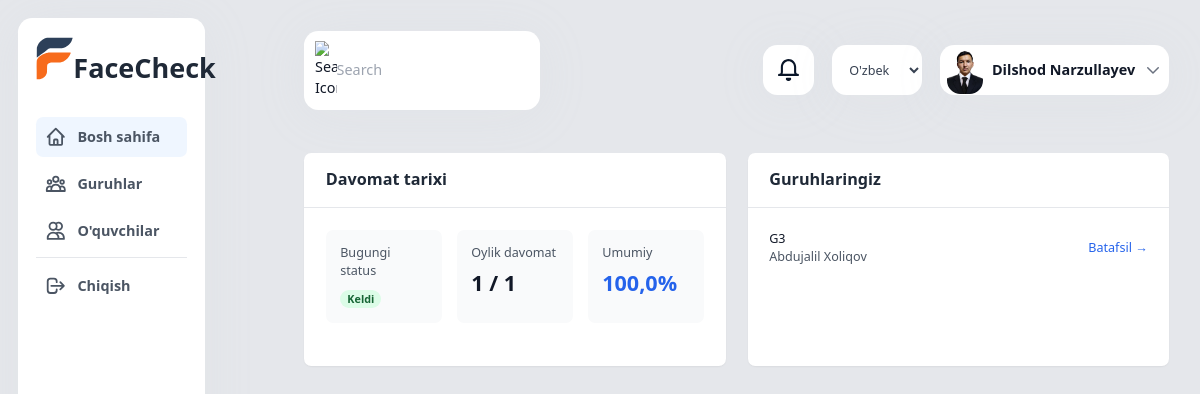
Screenshot of /uz/ (signed in) with the database file from the repository.
### app/models.py (models this page shows, shortened)
class CustomUser(AbstractUser):
    USER_TYPE_CHOICES = (
        ('super_admin', 'Super Admin'),
        ('management', 'Rahbariyat'),
        ('teacher', 'O\'qituvchi'),
        ('student', 'O\'quvchi'),
        ('parent', 'Ota-ona'),
    )
    user_type = models.CharField(max_length=20, choices=USER_TYPE_CHOICES)
    phone_number = models.CharField(max_length=15, blank=True)
    profile_image = models.ImageField(upload_to='profile_pictures/', null=False, blank=False)
    face_encoding = models.BinaryField(null=True, blank=True)
    class Meta:
        verbose_name = _('Foydalanuvchi')
        verbose_name_plural = _('Foydalanuvchilar')

class Attendance(models.Model):
    ATTENDANCE_STATUS = (
        ('present', 'Keldi'),
        ('absent', 'Kelmadi'),
        ('late', 'Kechikdi'),
        ('excused', 'Sababli'),
    )
    student = models.ForeignKey(Student, on_delete=models.CASCADE, related_name='attendances')
    group = models.ForeignKey(Group, on_delete=models.CASCADE, related_name='attendances')
    date = models.DateField(_('Sana'))
    time = models.TimeField(_('Vaqt'))
    status = models.CharField(max_length=10, choices=ATTENDANCE_STATUS)
    marked_by = models.ForeignKey(CustomUser, on_delete=models.SET_NULL, null=True)
    face_confidence = models.FloatField(_('Yuz aniqlash ishonchliligi'), null=True)
    note = models.TextField(_('Izoh'), blank=True)
    created_at = models.DateTimeField(auto_now_add=True)
    class Meta:
        verbose_name = _('Davomat')
        verbose_name_plural = _('Davomatlar')
        unique_together = ['student', 'group', 'date']

class Group(models.Model):
    name = models.CharField(_('Nomi'), max_length=100)
    department = models.ForeignKey(Department, on_delete=models.CASCADE, related_name='groups')
    teacher = models.ForeignKey(CustomUser, on_delete=models.SET_NULL, null=True, related_name='teaching_groups')
    start_date = models.DateField(_('Boshlanish sanasi'))
    end_date = models.DateField(_('Tugash sanasi'))
    active = models.BooleanField(_('Faol'), default=True)
    created_at = models.DateTimeField(auto_now_add=True)
    class Meta:
        verbose_name = _('Guruh')
        verbose_name_plural = _('Guruhlar')
        ordering = ['-created_at']

### app/views.py (the view)
# urls.py: path('', views.home, name='home'),
@login_required
def home(request):
    user = request.user
    context = {'title': 'Bosh sahifa'}
    if user.user_type == 'super_admin':
        context.update({
            'total_students': Student.objects.count(),
            'total_groups': Group.objects.count(),
            'total_departments': Department.objects.count(),
            'recent_attendance': Attendance.objects.select_related('student', 'group').order_by('-date', '-time')[:10]
        })
    elif user.user_type == 'management':
        context.update({
            'departments': Department.objects.annotate(student_count=Count('groups__students')),
            'attendance_stats': get_attendance_stats()
        })
    elif user.user_type == 'teacher':
        teacher_groups = Group.objects.filter(teacher=user)
        context.update({
            'groups': teacher_groups,
            'today_attendance': get_today_attendance(teacher_groups)
        })
    elif user.user_type == 'student':
        student = Student.objects.get(user=user)
        context.update({
            'student': student,
            'attendance_history': get_student_attendance(student)
        })
    elif user.user_type == 'parent':
        children = Student.objects.filter(parents=user)
        context.update({
            'children': children,
            'children_attendance': get_children_attendance(children)
        })
    return render(request, 'details/home.html', context)

### app/templates/details/home.html (shortened to what this page needs)
{% extends 'base.html' %}
{% load static %}
{% load i18n %}
{% load report_filters %}
{% block content %}
<div class="p-6">
    {% if user.user_type == 'super_admin' %}
    <div class="grid grid-cols-1 md:grid-cols-2 lg:grid-cols-3 gap-6 mb-6">
        <div class="bg-white rounded-lg p-6 shadow-sm hover:shadow-md transition-shadow">
            <div class="flex items-center">
                <div class="p-3 rounded-full bg-blue-100 text-blue-600">
                    <svg xmlns="http://www.w3.org/2000/svg" class="h-8 w-8" fill="none" viewBox="0 0 24 24" stroke="currentColor">
                        <path stroke-linecap="round" stroke-linejoin="round" stroke-width="2" d="M12 4.354a4 4 0 110 5.292M15 21H3v-1a6 6 0 0112 0v1zm0 0h6v-1a6 6 0 00-9-5.197M13 7a4 4 0 11-8 0 4 4 0 018 0z" />
                    </svg>
                </div>
                <div class="ml-4">
                    <h3 class="text-2xl font-semibold text-gray-800">{{ total_students }}</h3>
                    <p class="text-gray-600">{% trans "Jami talabalar" %}</p>
                </div>
            </div>
        </div>
        <div class="bg-white rounded-lg p-6 shadow-sm hover:shadow-md transition-shadow">
            <div class="flex items-center">
                <div class="p-3 rounded-full bg-green-100 text-green-600">
                    <svg xmlns="http://www.w3.org/2000/svg" class="h-8 w-8" fill="none" viewBox="0 0 24 24" stroke="currentColor">
                        <path stroke-linecap="round" stroke-linejoin="round" stroke-width="2" d="M17 20h5v-2a3 3 0 00-5.356-1.857M17 20H7m10 0v-2c0-.656-.126-1.283-.356-1.857M7 20H2v-2a3 3 0 015.356-1.857M7 20v-2c0-.656.126-1.283.356-1.857m0 0a5.002 5.002 0 019.288 0M15 7a3 3 0 11-6 0 3 3 0 016 0zm6 3a2 2 0 11-4 0 2 2 0 014 0zM7 10a2 2 0 11-4 0 2 2 0 014 0z" />
                    </svg>
                </div>
                <div class="ml-4">
                    <h3 class="text-2xl font-semibold text-gray-800">{{ total_groups }}</h3>
                    <p class="text-gray-600">{% trans "Guruhlar" %}</p>
                </div>
            </div>
        </div>
        <div class="bg-white rounded-lg p-6 shadow-sm hover:shadow-md transition-shadow">
            <div class="flex items-center">
                <div class="p-3 rounded-full bg-purple-100 text-purple-600">
                    <svg xmlns="http://www.w3.org/2000/svg" class="h-8 w-8" fill="none" viewBox="0 0 24 24" stroke="currentColor">
                        <path stroke-linecap="round" stroke-linejoin="round" stroke-width="2" d="M19 21V5a2 2 0 00-2-2H7a2 2 0 00-2 2v16m14 0h2m-2 0h-5m-9 0H3m2 0h5M9 7h1m-1 4h1m4-4h1m-1 4h1m-5 10v-5a1 1 0 011-1h2a1 1 0 011 1v5m-4 0h4" />
                    </svg>
                </div>
                <div class="ml-4">
                    <h3 class="text-2xl font-semibold text-gray-800">{{ total_departments }}</h3>
                    <p class="text-gray-600">{% trans "Bo'limlar" %}</p>
                </div>
            </div>
        </div>
    </div>
    <div class="bg-white rounded-lg shadow-sm overflow-hidden">
        <div class="px-6 py-4 border-b border-gray-200">
            <h3 class="text-lg font-semibold text-gray-800">{% trans "Oxirgi davomat" %}</h3>
        </div>
        <div class="overflow-x-auto">
            <table class="min-w-full divide-y divide-gray-200">
                <thead class="bg-gray-50">
                    <tr>
                        <th class="px-6 py-3 text-left text-xs font-medium text-gray-500 uppercase tracking-wider">
                            {% trans "Talaba" %}
                        </th>
                        <th class="px-6 py-3 text-left text-xs font-medium text-gray-500 uppercase tracking-wider">
                            {% trans "Guruh" %}
                        </th>
                        <th class="px-6 py-3 text-left text-xs font-medium text-gray-500 uppercase tracking-wider">
                            {% trans "Sana" %}
                        </th>
                        <th class="px-6 py-3 text-left text-xs font-medium text-gray-500 uppercase tracking-wider">
                            {% trans "Status" %}
                        </th>
                    </tr>
                </thead>
                <tbody class="bg-white divide-y divide-gray-200">
                    {% for attendance in recent_attendance %}
                    <tr>
                        <td class="px-6 py-4 whitespace-nowrap">
                            <div class="text-sm font-medium text-gray-900">
                                {{ attendance.student.user.get_full_name }}
                            </div>
                        </td>
                        <td class="px-6 py-4 whitespace-nowrap">
                            <div class="text-sm text-gray-900">{{ attendance.group.name }}</div>
                        </td>
                        <td class="px-6 py-4 whitespace-nowrap">
                            <div class="text-sm text-gray-500">
                                {{ attendance.date|date:"d.m.Y" }} {{ attendance.time|time:"H:i" }}
                            </div>
                        </td>
                        <td class="px-6 py-4 whitespace-nowrap">
                            <span class="px-2 inline-flex text-xs leading-5 font-semibold rounded-full
                                {% if attendance.status == 'present' %}bg-green-100 text-green-800
                                {% elif attendance.status == 'late' %}bg-yellow-100 text-yellow-800
                                {% else %}bg-red-100 text-red-800{% endif %}">
                                {{ attendance.get_status_display }}
                            </span>
                        </td>
                    </tr>
                    {% endfor %}
                </tbody>
            </table>
        </div>
    </div>
    {% elif user.user_type == 'student' %}
    <div class="grid grid-cols-1 lg:grid-cols-2 gap-6">
        <div class="bg-white rounded-lg shadow-sm overflow-hidden">
            <div class="px-6 py-4 border-b border-gray-200">
                <h3 class="text-lg font-semibold text-gray-800">{% trans "Davomat tarixi" %}</h3>
            </div>
            <div class="p-6">
                {% with history=attendance_history %}
                <div class="grid grid-cols-1 md:grid-cols-3 gap-4 mb-6">
                    <div class="bg-gray-50 rounded-lg p-4">
                        <h4 class="text-sm font-medium text-gray-600 mb-2">{% trans "Bugungi status" %}</h4>
                        {% if history.today %}
                        <span class="px-2 inline-flex text-xs leading-5 font-semibold rounded-full
                            {% if history.today.status == 'present' %}bg-green-100 text-green-800
                            {% elif history.today.status == 'late' %}bg-yellow-100 text-yellow-800
                            {% else %}bg-red-100 text-red-800{% endif %}">
                            {{ history.today.get_status_display }}
                        </span>
                        {% else %}
                        <span class="text-gray-500">{% trans "Ma'lumot yo'q" %}</span>
                        {% endif %}
                    </div>
                    <div class="bg-gray-50 rounded-lg p-4">
                        <h4 class="text-sm font-medium text-gray-600 mb-2">{% trans "Oylik davomat" %}</h4>
                        <div class="text-2xl font-semibold text-gray-900">
                            {% with present_count=history.monthly|where:"status,present"|length %}
                            {{ present_count }} / {{ history.monthly|length }}
                            {% endwith %}
                        </div>
                    </div>
                    <div class="bg-gray-50 rounded-lg p-4">
                        <h4 class="text-sm font-medium text-gray-600 mb-2">{% trans "Umumiy" %}</h4>
                        <div class="text-2xl font-semibold text-blue-600">{{ history.total_rate }}%</div>
                    </div>
                </div>
                {% endwith %}
            </div>
        </div>
        <div class="bg-white rounded-lg shadow-sm overflow-hidden">
            <div class="px-6 py-4 border-b border-gray-200">
                <h3 class="text-lg font-semibold text-gray-800">{% trans "Guruhlaringiz" %}</h3>
            </div>
            <div class="p-6">
                <div class="space-y-4">
                    {% for group in student.groups.all %}
                    <div class="flex justify-between items-center">
                        <div>
                            <h4 class="text-sm font-medium text-gray-900">{{ group.name }}</h4>
                            <p class="text-sm text-gray-600">{{ group.teacher.get_full_name }}</p>
                        </div>
                        <a href="{% url 'app:group_detail' group.id %}" class="text-blue-600 hover:text-blue-800 text-sm">
                            {% trans "Batafsil" %} →
                        </a>
                    </div>
                    {% endfor %}
                </div>
            </div>
        </div>
    </div>
    {% else %}
    hech kim
    {% endif %}
</div>
{% endblock %}

### app/templates/details/header.html (shortened to what this page needs)
{% load static %}
{% load i18n %}
<div class="container w-full mx-auto p-6">
    <div class="flex justify-between items-center mb-7.5">
        <div class="search-bar flex items-center bg-white rounded-2xl p-3 w-[16.375rem] shadow-[0px_6px_58px_#c3cbd61a]">
            <img src="{% static 'assets/images/img_icn_general_search.svg' %}" alt="{% trans 'Search Icon' %}" width="24" height="24" class="mr-2.75" />
            <input type="text" placeholder="{% trans 'Search' %}" class="border-none outline-none text-base text-gray-600 w-full bg-transparent" />
        </div>
        <div class="user-actions flex items-center">
            <div class="notifications bg-white rounded-2xl w-14 h-14 flex justify-center items-center mr-5 shadow-[0px_6px_58px_#c3cbd61a] cursor-pointer">
                <img src="{% static 'assets/images/img_icn_general_notifications.svg' %}" alt="{% trans 'Notifications' %}" width="24" height="24" />
            </div>
            <div class="relative flex items-center">
                <form action="{% url 'set_language' %}" method="post" class="mr-5">
                    <select name="language" onchange="this.form.submit()" class="bg-white rounded-2xl h-14 w-[100px] text-sm text-gray-700 px-4 py-1 shadow-[0px_6px_58px_#c3cbd61a] focus:outline-none hover:bg-gray-50 cursor-pointer">
                        {% get_current_language as LANGUAGE_CODE %}
                        {% get_available_languages as LANGUAGES %}
                        {% for lang in LANGUAGES %}
                            <option value="{{ lang.0 }}" {% if lang.0 == LANGUAGE_CODE %}selected{% endif %}>
                                {{ lang.1 }}
                            </option>
                        {% endfor %}
                    </select>
                </form>
                <button type="button" onclick="toggleDropdown()" class="user-profile flex items-center bg-white h-14 rounded-2xl p-2 shadow-[0px_6px_58px_#c3cbd61a] hover:bg-gray-50">
                    {% if request.user.profile_image %}
                        <img src="{{ request.user.profile_image.url }}" alt="{% trans 'User Profile' %}" class="profile-pic w-[40px] rounded-[0.9375rem] mr-2.5" />
                    {% else %}
                        <span class="profile-pic w-[40px] h-[40px] rounded-[0.9375rem] mr-2.5 bg-gray-300 flex items-center justify-center text-xl text-gray-600">{{ request.user.get_full_name|make_list|first|upper }}</span>
                    {% endif %}
                    <span class="text-base font-bold text-gray-900 mr-2.5">{{ user.get_full_name }}</span>
                    <svg class="w-5 h-5 text-gray-500" fill="none" stroke="currentColor" viewBox="0 0 24 24">
                        <path stroke-linecap="round" stroke-linejoin="round" stroke-width="2" d="M19 9l-7 7-7-7" />
                    </svg>
                </button>
            </div>
        </div>
    </div>
</div>

### rows the page displays
CustomUser: user.profile_image (picture), get_full_name "Dilshod Narzullayev"
Attendance: today.status "Keldi"
Group: name "G3", teacher.get_full_name "Abdujalil Xoliqov"

### other values shown
{{ present_count }} "1"
{{ history.monthly|length }} "1"
{{ history.total_rate }} "100,0"
form field language "O'zbek tili"
